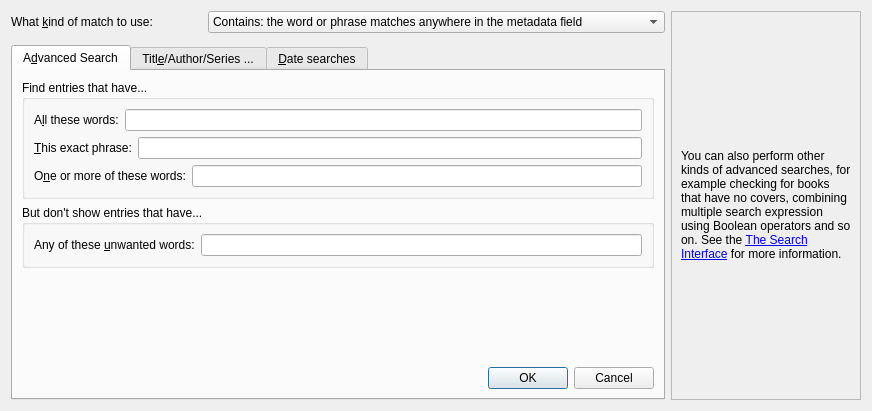
<?xml version="1.0" encoding="UTF-8"?>
<ui version="4.0">
 <class>Dialog</class>
 <widget class="QDialog" name="Dialog">
  <property name="geometry">
   <rect>
    <x>0</x>
    <y>0</y>
    <width>872</width>
    <height>411</height>
   </rect>
  </property>
  <property name="windowTitle">
   <string>Advanced Search</string>
  </property>
  <property name="windowIcon">
   <iconset resource="../../../../resources/images.qrc">
    <normaloff>:/images/search.png</normaloff>:/images/search.png</iconset>
  </property>
  <layout class="QGridLayout" name="gridLayout_2">
   <item row="0" column="2" rowspan="3">
    <widget class="QFrame" name="frame">
     <property name="frameShape">
      <enum>QFrame::StyledPanel</enum>
     </property>
     <property name="frameShadow">
      <enum>QFrame::Raised</enum>
     </property>
     <layout class="QVBoxLayout" name="verticalLayout_3">
      <item>
       <widget class="QLabel" name="um_label">
        <property name="minimumSize">
         <size>
          <width>150</width>
          <height>0</height>
         </size>
        </property>
        <property name="text">
         <string>&lt;p&gt;You can also perform other kinds of advanced searches, for example checking for books that have no covers, combining multiple search expression using Boolean operators and so on. See the &lt;a href=&quot;%s&quot;&gt;The Search Interface&lt;/a&gt; for more information.</string>
        </property>
        <property name="wordWrap">
         <bool>true</bool>
        </property>
        <property name="openExternalLinks">
         <bool>true</bool>
        </property>
       </widget>
      </item>
     </layout>
    </widget>
   </item>
   <item row="0" column="0">
    <widget class="QLabel" name="label_5">
     <property name="text">
      <string>What &amp;kind of match to use:</string>
     </property>
     <property name="buddy">
      <cstring>matchkind</cstring>
     </property>
    </widget>
   </item>
   <item row="0" column="1">
    <widget class="QComboBox" name="matchkind">
     <item>
      <property name="text">
       <string>Contains: the word or phrase matches anywhere in the metadata field</string>
      </property>
     </item>
     <item>
      <property name="text">
       <string>Equals: the word or phrase must match the entire metadata field</string>
      </property>
     </item>
     <item>
      <property name="text">
       <string>Regular expression: the expression must match anywhere in the metadata field</string>
      </property>
     </item>
    </widget>
   </item>
   <item row="2" column="0" colspan="2">
    <widget class="QTabWidget" name="tabWidget">
     <property name="currentIndex">
      <number>0</number>
     </property>
     <widget class="QWidget" name="tab">
      <attribute name="title">
       <string>A&amp;dvanced Search</string>
      </attribute>
      <layout class="QGridLayout" name="gridLayout_3">
       <item row="5" column="0">
        <widget class="QDialogButtonBox" name="buttonBox">
         <property name="orientation">
          <enum>Qt::Horizontal</enum>
         </property>
         <property name="standardButtons">
          <set>QDialogButtonBox::Cancel|QDialogButtonBox::Ok</set>
         </property>
        </widget>
       </item>
       <item row="0" column="0">
        <widget class="QGroupBox" name="groupBox">
         <property name="title">
          <string>Find entries that have...</string>
         </property>
         <layout class="QVBoxLayout" name="verticalLayout">
          <item>
           <layout class="QHBoxLayout" name="horizontalLayout">
            <item>
             <widget class="QLabel" name="label">
              <property name="text">
               <string>A&amp;ll these words:</string>
              </property>
              <property name="buddy">
               <cstring>all</cstring>
              </property>
             </widget>
            </item>
            <item>
             <widget class="QLineEdit" name="all"/>
            </item>
           </layout>
          </item>
          <item>
           <layout class="QHBoxLayout" name="horizontalLayout_2">
            <item>
             <widget class="QLabel" name="label_2">
              <property name="text">
               <string>&amp;This exact phrase:</string>
              </property>
              <property name="buddy">
               <cstring>all</cstring>
              </property>
             </widget>
            </item>
            <item>
             <widget class="QLineEdit" name="phrase"/>
            </item>
           </layout>
          </item>
          <item>
           <layout class="QHBoxLayout" name="horizontalLayout_3">
            <item>
             <widget class="QLabel" name="label_3">
              <property name="text">
               <string>O&amp;ne or more of these words:</string>
              </property>
              <property name="buddy">
               <cstring>all</cstring>
              </property>
             </widget>
            </item>
            <item>
             <widget class="QLineEdit" name="any"/>
            </item>
           </layout>
          </item>
         </layout>
        </widget>
       </item>
       <item row="1" column="0">
        <widget class="QGroupBox" name="groupBox_2">
         <property name="title">
          <string>But don&apos;t show entries that have...</string>
         </property>
         <layout class="QVBoxLayout" name="verticalLayout_2">
          <item>
           <layout class="QHBoxLayout" name="horizontalLayout_4">
            <item>
             <widget class="QLabel" name="label_4">
              <property name="text">
               <string>Any of these &amp;unwanted words:</string>
              </property>
              <property name="buddy">
               <cstring>all</cstring>
              </property>
             </widget>
            </item>
            <item>
             <widget class="QLineEdit" name="none"/>
            </item>
           </layout>
          </item>
         </layout>
        </widget>
       </item>
       <item row="3" column="0">
        <spacer name="verticalSpacer_2">
         <property name="orientation">
          <enum>Qt::Vertical</enum>
         </property>
         <property name="sizeHint" stdset="0">
          <size>
           <width>20</width>
           <height>40</height>
          </size>
         </property>
        </spacer>
       </item>
      </layout>
     </widget>
     <widget class="QWidget" name="tab_2">
      <attribute name="title">
       <string>Titl&amp;e/Author/Series ...</string>
      </attribute>
      <layout class="QGridLayout" name="gridLayout">
       <item row="1" column="0">
        <widget class="QLabel" name="label_7">
         <property name="text">
          <string>&amp;Title:</string>
         </property>
         <property name="buddy">
          <cstring>title_box</cstring>
         </property>
        </widget>
       </item>
       <item row="1" column="1">
        <widget class="EnLineEdit" name="title_box">
         <property name="toolTip">
          <string>Enter the title.</string>
         </property>
        </widget>
       </item>
       <item row="2" column="0">
        <widget class="QLabel" name="label_8">
         <property name="text">
          <string>&amp;Author:</string>
         </property>
         <property name="buddy">
          <cstring>authors_box</cstring>
         </property>
        </widget>
       </item>
       <item row="3" column="0">
        <widget class="QLabel" name="label_9">
         <property name="text">
          <string>&amp;Series:</string>
         </property>
         <property name="buddy">
          <cstring>series_box</cstring>
         </property>
        </widget>
       </item>
       <item row="4" column="0">
        <widget class="QLabel" name="label_10">
         <property name="text">
          <string>Ta&amp;gs:</string>
         </property>
         <property name="buddy">
          <cstring>tags_box</cstring>
         </property>
        </widget>
       </item>
       <item row="2" column="1">
        <widget class="EditWithComplete" name="authors_box">
         <property name="toolTip">
          <string>Enter an author's name. Only one author can be used.</string>
         </property>
        </widget>
       </item>
       <item row="3" column="1">
        <widget class="EditWithComplete" name="series_box">
         <property name="toolTip">
          <string>Enter a series name, without an index. Only one series name can be used.</string>
         </property>
        </widget>
       </item>
       <item row="4" column="1">
        <widget class="EditWithComplete" name="tags_box">
         <property name="toolTip">
          <string>Enter tags separated by spaces</string>
         </property>
        </widget>
       </item>
       <item row="6" column="1">
        <widget class="QLineEdit" name="general_box"/>
       </item>
       <item row="6" column="0">
        <widget class="QComboBox" name="general_combo"/>
       </item>
       <item row="8" column="0" colspan="2">
        <layout class="QHBoxLayout" name="horizontalLayout_6">
         <item>
          <widget class="QPushButton" name="clear_button">
           <property name="text">
            <string>&amp;Clear</string>
           </property>
          </widget>
         </item>
         <item>
          <widget class="QDialogButtonBox" name="tab_2_button_box">
           <property name="standardButtons">
            <set>QDialogButtonBox::Cancel|QDialogButtonBox::Ok</set>
           </property>
          </widget>
         </item>
        </layout>
       </item>
       <item row="7" column="1">
        <spacer name="verticalSpacer">
         <property name="orientation">
          <enum>Qt::Vertical</enum>
         </property>
         <property name="sizeHint" stdset="0">
          <size>
           <width>20</width>
           <height>40</height>
          </size>
         </property>
        </spacer>
       </item>
       <item row="0" column="0" colspan="2">
        <widget class="QLabel" name="label_11">
         <property name="text">
          <string>Search only in specific fields:</string>
         </property>
        </widget>
       </item>
      </layout>
     </widget>
     <widget class="QWidget" name="tab_3">
      <attribute name="title">
       <string>&amp;Date searches</string>
      </attribute>
      <layout class="QVBoxLayout" name="verticalLayout_4">
       <item>
        <layout class="QHBoxLayout" name="horizontalLayout_5">
         <item>
          <widget class="QLabel" name="label_6">
           <property name="text">
            <string>&amp;Search the</string>
           </property>
           <property name="buddy">
            <cstring>date_field</cstring>
           </property>
          </widget>
         </item>
         <item>
          <widget class="QComboBox" name="date_field"/>
         </item>
         <item>
          <widget class="QLabel" name="label_13">
           <property name="text">
            <string>date column for books whose date is </string>
           </property>
          </widget>
         </item>
         <item>
          <widget class="QComboBox" name="dateop_date"/>
         </item>
         <item>
          <widget class="QLabel" name="label_17">
           <property name="text">
            <string>...</string>
           </property>
          </widget>
         </item>
         <item>
          <spacer name="horizontalSpacer">
           <property name="orientation">
            <enum>Qt::Horizontal</enum>
           </property>
           <property name="sizeHint" stdset="0">
            <size>
             <width>40</width>
             <height>20</height>
            </size>
           </property>
          </spacer>
         </item>
        </layout>
       </item>
       <item>
        <layout class="QHBoxLayout" name="horizontalLayout_7">
         <item>
          <widget class="QRadioButton" name="sel_date">
           <property name="text">
            <string/>
           </property>
          </widget>
         </item>
         <item>
          <widget class="QLabel" name="label_14">
           <property name="text">
            <string>&amp;year</string>
           </property>
           <property name="buddy">
            <cstring>date_year</cstring>
           </property>
          </widget>
         </item>
         <item>
          <widget class="QSpinBox" name="date_year">
           <property name="minimum">
            <number>102</number>
           </property>
           <property name="maximum">
            <number>10000</number>
           </property>
          </widget>
         </item>
         <item>
          <widget class="QLabel" name="label_15">
           <property name="text">
            <string>mo&amp;nth</string>
           </property>
           <property name="buddy">
            <cstring>date_month</cstring>
           </property>
          </widget>
         </item>
         <item>
          <widget class="QComboBox" name="date_month"/>
         </item>
         <item>
          <widget class="QLabel" name="label_16">
           <property name="text">
            <string>&amp;day</string>
           </property>
           <property name="buddy">
            <cstring>date_day</cstring>
           </property>
          </widget>
         </item>
         <item>
          <widget class="QSpinBox" name="date_day">
           <property name="maximum">
            <number>31</number>
           </property>
          </widget>
         </item>
         <item>
          <spacer name="horizontalSpacer_2">
           <property name="orientation">
            <enum>Qt::Horizontal</enum>
           </property>
           <property name="sizeHint" stdset="0">
            <size>
             <width>40</width>
             <height>20</height>
            </size>
           </property>
          </spacer>
         </item>
        </layout>
       </item>
       <item>
        <layout class="QHBoxLayout" name="horizontalLayout_8">
         <item>
          <widget class="QRadioButton" name="sel_daysago">
           <property name="text">
            <string/>
           </property>
          </widget>
         </item>
         <item>
          <widget class="QSpinBox" name="date_daysago">
           <property name="maximum">
            <number>999999</number>
           </property>
          </widget>
         </item>
         <item>
          <widget class="QComboBox" name="date_ago_type"/>
         </item>
         <item>
          <widget class="QLabel" name="label_18">
           <property name="text">
            <string> ago</string>
           </property>
          </widget>
         </item>
         <item>
          <spacer name="horizontalSpacer_3">
           <property name="orientation">
            <enum>Qt::Horizontal</enum>
           </property>
           <property name="sizeHint" stdset="0">
            <size>
             <width>40</width>
             <height>20</height>
            </size>
           </property>
          </spacer>
         </item>
        </layout>
       </item>
       <item>
        <layout class="QHBoxLayout" name="horizontalLayout_9">
         <item>
          <widget class="QRadioButton" name="sel_human">
           <property name="text">
            <string/>
           </property>
          </widget>
         </item>
         <item>
          <widget class="QComboBox" name="date_human"/>
         </item>
         <item>
          <spacer name="horizontalSpacer_4">
           <property name="orientation">
            <enum>Qt::Horizontal</enum>
           </property>
           <property name="sizeHint" stdset="0">
            <size>
             <width>40</width>
             <height>20</height>
            </size>
           </property>
          </spacer>
         </item>
        </layout>
       </item>
       <item>
        <spacer name="verticalSpacer_3">
         <property name="orientation">
          <enum>Qt::Vertical</enum>
         </property>
         <property name="sizeHint" stdset="0">
          <size>
           <width>20</width>
           <height>40</height>
          </size>
         </property>
        </spacer>
       </item>
       <item>
        <widget class="QDialogButtonBox" name="tab_3_button_box">
         <property name="standardButtons">
          <set>QDialogButtonBox::Cancel|QDialogButtonBox::Ok</set>
         </property>
        </widget>
       </item>
      </layout>
     </widget>
    </widget>
   </item>
  </layout>
 </widget>
 <customwidgets>
  <customwidget>
   <class>EnLineEdit</class>
   <extends>QLineEdit</extends>
   <header>calibre/gui2/widgets.h</header>
  </customwidget>
  <customwidget>
   <class>EditWithComplete</class>
   <extends>QComboBox</extends>
   <header>calibre/gui2/complete2.h</header>
  </customwidget>
 </customwidgets>
 <tabstops>
  <tabstop>all</tabstop>
  <tabstop>phrase</tabstop>
  <tabstop>any</tabstop>
  <tabstop>none</tabstop>
  <tabstop>buttonBox</tabstop>
  <tabstop>title_box</tabstop>
  <tabstop>authors_box</tabstop>
  <tabstop>series_box</tabstop>
  <tabstop>tags_box</tabstop>
  <tabstop>general_combo</tabstop>
  <tabstop>general_box</tabstop>
  <tabstop>clear_button</tabstop>
  <tabstop>tab_2_button_box</tabstop>
 </tabstops>
 <resources>
  <include location="../../../../resources/images.qrc"/>
 </resources>
 <connections>
  <connection>
   <sender>buttonBox</sender>
   <signal>accepted()</signal>
   <receiver>Dialog</receiver>
   <slot>accept()</slot>
   <hints>
    <hint type="sourcelabel">
     <x>256</x>
     <y>396</y>
    </hint>
    <hint type="destinationlabel">
     <x>157</x>
     <y>274</y>
    </hint>
   </hints>
  </connection>
  <connection>
   <sender>buttonBox</sender>
   <signal>rejected()</signal>
   <receiver>Dialog</receiver>
   <slot>reject()</slot>
   <hints>
    <hint type="sourcelabel">
     <x>324</x>
     <y>396</y>
    </hint>
    <hint type="destinationlabel">
     <x>286</x>
     <y>274</y>
    </hint>
   </hints>
  </connection>
  <connection>
   <sender>tab_3_button_box</sender>
   <signal>accepted()</signal>
   <receiver>Dialog</receiver>
   <slot>accept()</slot>
   <hints>
    <hint type="sourcelabel">
     <x>101</x>
     <y>370</y>
    </hint>
    <hint type="destinationlabel">
     <x>697</x>
     <y>0</y>
    </hint>
   </hints>
  </connection>
  <connection>
   <sender>tab_3_button_box</sender>
   <signal>rejected()</signal>
   <receiver>Dialog</receiver>
   <slot>reject()</slot>
   <hints>
    <hint type="sourcelabel">
     <x>101</x>
     <y>370</y>
    </hint>
    <hint type="destinationlabel">
     <x>696</x>
     <y>36</y>
    </hint>
   </hints>
  </connection>
  <connection>
   <sender>tab_2_button_box</sender>
   <signal>accepted()</signal>
   <receiver>Dialog</receiver>
   <slot>accept()</slot>
   <hints>
    <hint type="sourcelabel">
     <x>508</x>
     <y>378</y>
    </hint>
    <hint type="destinationlabel">
     <x>697</x>
     <y>353</y>
    </hint>
   </hints>
  </connection>
  <connection>
   <sender>tab_2_button_box</sender>
   <signal>rejected()</signal>
   <receiver>Dialog</receiver>
   <slot>reject()</slot>
   <hints>
    <hint type="sourcelabel">
     <x>350</x>
     <y>376</y>
    </hint>
    <hint type="destinationlabel">
     <x>697</x>
     <y>269</y>
    </hint>
   </hints>
  </connection>
 </connections>
</ui>
